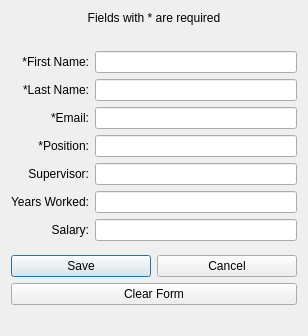
<?xml version="1.0" encoding="UTF-8"?>
<ui version="4.0">
 <class>AddEmployee</class>
 <widget class="QDialog" name="AddEmployee">
  <property name="geometry">
   <rect>
    <x>0</x>
    <y>0</y>
    <width>308</width>
    <height>336</height>
   </rect>
  </property>
  <property name="windowTitle">
   <string>Add Employee</string>
  </property>
  <layout class="QVBoxLayout" name="verticalLayout_4">
   <item>
    <widget class="QLabel" name="label">
     <property name="text">
      <string>Fields with * are required</string>
     </property>
     <property name="alignment">
      <set>Qt::AlignCenter</set>
     </property>
    </widget>
   </item>
   <item>
    <spacer name="verticalSpacer_2">
     <property name="orientation">
      <enum>Qt::Vertical</enum>
     </property>
     <property name="sizeType">
      <enum>QSizePolicy::Minimum</enum>
     </property>
     <property name="sizeHint" stdset="0">
      <size>
       <width>20</width>
       <height>20</height>
      </size>
     </property>
    </spacer>
   </item>
   <item>
    <layout class="QHBoxLayout" name="horizontalLayout">
     <item>
      <layout class="QVBoxLayout" name="verticalLayout_2">
       <item>
        <widget class="QLabel" name="label_firstname">
         <property name="text">
          <string>*First Name:</string>
         </property>
         <property name="alignment">
          <set>Qt::AlignRight|Qt::AlignTrailing|Qt::AlignVCenter</set>
         </property>
        </widget>
       </item>
       <item>
        <widget class="QLabel" name="label_lastname">
         <property name="text">
          <string>*Last Name:</string>
         </property>
         <property name="alignment">
          <set>Qt::AlignRight|Qt::AlignTrailing|Qt::AlignVCenter</set>
         </property>
        </widget>
       </item>
       <item>
        <widget class="QLabel" name="label_email">
         <property name="text">
          <string>*Email:</string>
         </property>
         <property name="alignment">
          <set>Qt::AlignRight|Qt::AlignTrailing|Qt::AlignVCenter</set>
         </property>
        </widget>
       </item>
       <item>
        <widget class="QLabel" name="label_position">
         <property name="text">
          <string>*Position:</string>
         </property>
         <property name="alignment">
          <set>Qt::AlignRight|Qt::AlignTrailing|Qt::AlignVCenter</set>
         </property>
        </widget>
       </item>
       <item>
        <widget class="QLabel" name="label_supervisor">
         <property name="text">
          <string>Supervisor:</string>
         </property>
         <property name="alignment">
          <set>Qt::AlignRight|Qt::AlignTrailing|Qt::AlignVCenter</set>
         </property>
        </widget>
       </item>
       <item>
        <widget class="QLabel" name="label_yearsworked">
         <property name="text">
          <string>Years Worked:</string>
         </property>
         <property name="alignment">
          <set>Qt::AlignRight|Qt::AlignTrailing|Qt::AlignVCenter</set>
         </property>
        </widget>
       </item>
       <item>
        <widget class="QLabel" name="label_salary">
         <property name="text">
          <string>Salary:</string>
         </property>
         <property name="alignment">
          <set>Qt::AlignRight|Qt::AlignTrailing|Qt::AlignVCenter</set>
         </property>
        </widget>
       </item>
      </layout>
     </item>
     <item>
      <layout class="QVBoxLayout" name="verticalLayout">
       <item>
        <widget class="QLineEdit" name="lineEdit_firstname"/>
       </item>
       <item>
        <widget class="QLineEdit" name="lineEdit_lastname"/>
       </item>
       <item>
        <widget class="QLineEdit" name="lineEdit_email"/>
       </item>
       <item>
        <widget class="QLineEdit" name="lineEdit_position"/>
       </item>
       <item>
        <widget class="QLineEdit" name="lineEdit_supervisor"/>
       </item>
       <item>
        <widget class="QLineEdit" name="lineEdit_yearsworked"/>
       </item>
       <item>
        <widget class="QLineEdit" name="lineEdit_salary"/>
       </item>
      </layout>
     </item>
    </layout>
   </item>
   <item>
    <spacer name="verticalSpacer">
     <property name="orientation">
      <enum>Qt::Vertical</enum>
     </property>
     <property name="sizeHint" stdset="0">
      <size>
       <width>20</width>
       <height>40</height>
      </size>
     </property>
    </spacer>
   </item>
   <item>
    <layout class="QVBoxLayout" name="verticalLayout_3">
     <item>
      <layout class="QHBoxLayout" name="horizontalLayout_2">
       <item>
        <widget class="QPushButton" name="pushButton_save">
         <property name="text">
          <string>Save</string>
         </property>
        </widget>
       </item>
       <item>
        <widget class="QPushButton" name="pushButton_cancel">
         <property name="text">
          <string>Cancel</string>
         </property>
        </widget>
       </item>
      </layout>
     </item>
     <item>
      <widget class="QPushButton" name="pushButton_clearform">
       <property name="text">
        <string>Clear Form</string>
       </property>
      </widget>
     </item>
    </layout>
   </item>
   <item>
    <widget class="QLabel" name="label_status">
     <property name="text">
      <string/>
     </property>
    </widget>
   </item>
  </layout>
 </widget>
 <resources/>
 <connections/>
</ui>
